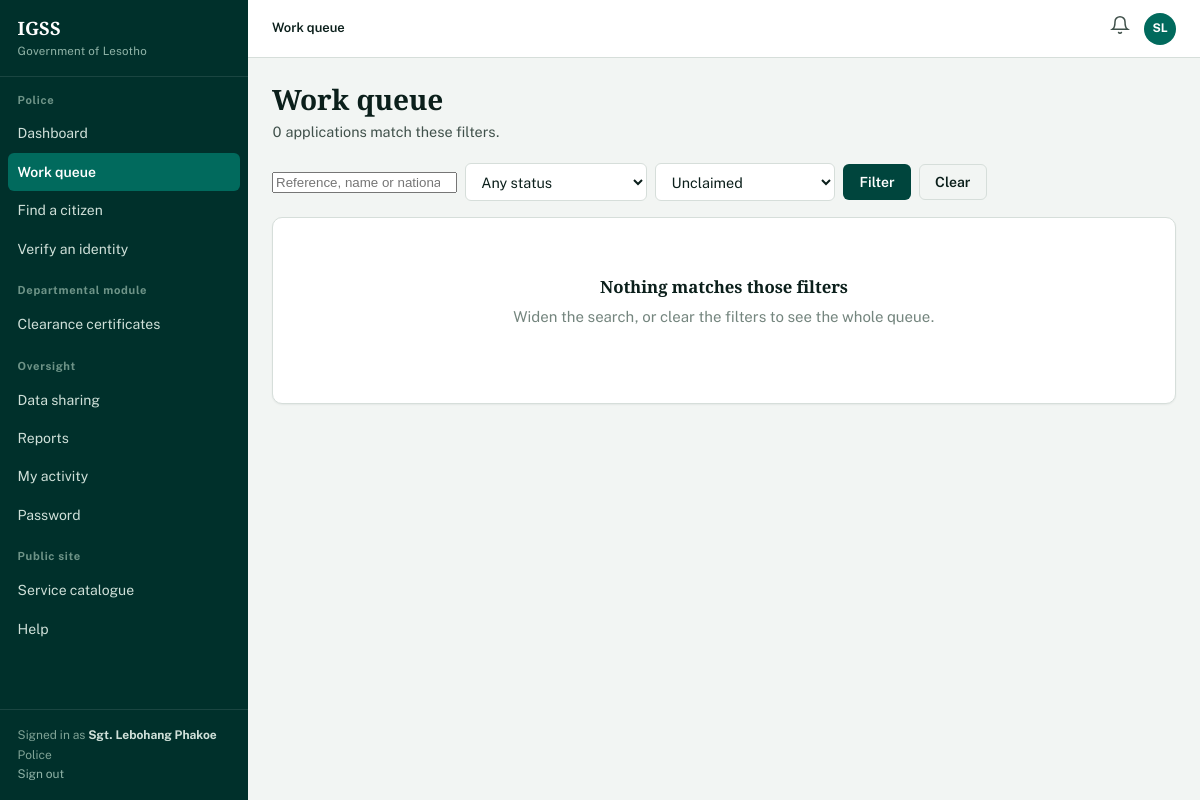
The app's page /staff/queue?scope=unassigned (signed in) with its own data.
### models.py (models this page shows, shortened)
class Department(db.Model):
    __tablename__ = "departments"
    id = db.Column(db.Integer, primary_key=True)
    code = db.Column(db.String(6), unique=True, nullable=False)
    name = db.Column(db.String(100), nullable=False)
    ministry = db.Column(db.String(120))
    description = db.Column(db.Text)
    contact_phone = db.Column(db.String(30))
    contact_email = db.Column(db.String(120))
    head_office = db.Column(db.String(120))
    employees = db.relationship("Employee", back_populates="department")
    services = db.relationship("Service", back_populates="department")
    applications = db.relationship("Application", back_populates="department")

class Employee(db.Model):
    __tablename__ = "employees"
    id = db.Column(db.Integer, primary_key=True)
    user_id = db.Column(db.Integer, db.ForeignKey("users.id"), unique=True)
    department_id = db.Column(db.Integer, db.ForeignKey("departments.id"))
    employee_no = db.Column(db.String(20), unique=True, nullable=False)
    full_name = db.Column(db.String(120), nullable=False)
    position = db.Column(db.String(80))
    office = db.Column(db.String(80))
    phone = db.Column(db.String(20))
    can_approve = db.Column(db.Boolean, default=False)
    is_manager = db.Column(db.Boolean, default=False)
    created_at = db.Column(db.DateTime, default=datetime.utcnow)
    user = db.relationship("User", back_populates="employee")
    department = db.relationship("Department", back_populates="employees")
    handled = db.relationship("Application", back_populates="officer",
                              foreign_keys="Application.officer_id")

### blueprints/employee.py (the view, shortened to what this page needs)
@employee_bp.route("/queue")
@employee_required
def queue():
    dept = _dept()
    status = request.args.get("status", "")
    scope = request.args.get("scope", "all")
    term = request.args.get("q", "").strip()
    query = Application.query
    if dept:
        query = query.filter_by(department_id=dept.id)
    if status:
        query = query.filter_by(status=status)
    if scope == "mine" and current_user.employee:
        query = query.filter_by(officer_id=current_user.employee.id)
    elif scope == "unassigned":
        query = query.filter(Application.officer_id.is_(None))
    items = query.order_by(Application.submitted_at.desc()).all()
    return render_template("employee/queue.html", applications=items,
                           status=status, scope=scope, term=term,
                           statuses=STATUS_FLOW, dept=dept)

### blueprints/employee.py (called while the page is built)
def _dept():
    if current_user.is_employee and current_user.employee:
        return current_user.employee.department
    return None

### models.py (called while the page is built)
@login_manager.user_loader
def load_user(user_id):
    return db.session.get(User, int(user_id))

    @property
    def is_citizen(self):
        return self.role == "citizen"

    @property
    def is_employee(self):
        return self.role == "employee"

    @property
    def display_name(self):
        if self.citizen:
            return f"{self.citizen.first_name} {self.citizen.last_name}"
        if self.employee:
            return self.employee.full_name
        return self.username

    @property
    def initials(self):
        parts = self.display_name.split()
        return "".join(p[0] for p in parts[:2]).upper() or "?"

    @property
    def unread_count(self):
        return sum(1 for n in self.notifications if not n.read)

### utils/security.py (called while the page is built)
def role_required(*roles):
    def decorator(view):
        @wraps(view)
        def wrapped(*args, **kwargs):
            if not current_user.is_authenticated:
                return redirect(url_for("auth.login", next=request.path))
            if current_user.role not in roles:
                flash("Your account does not have access to that area.", "danger")
                return redirect(url_for("main.home"))
            return view(*args, **kwargs)
        return wrapped
    return decorator

### templates/employee/queue.html (shortened to what this page needs)
{% extends "base.html" %}
{% from "partials/macros.html" import status_badge, empty %}
{% block crumb %}<strong>Work queue</strong>{% endblock %}
{% block sidebar %}{% include "partials/nav.html" %}{% endblock %}
{% block content %}
<div class="page-head"><div>
  <h1>Work queue</h1>
  <p class="lead">{{ applications|length }} application{{ '' if applications|length == 1 else 's' }}
     match these filters.</p>
</div></div>
<form method="get" class="filter-bar">
  <input type="search" name="q" value="{{ term }}"
         placeholder="Reference, name or national ID">
  <select name="status">
    <option value="">Any status</option>
  </select>
  <select name="scope">
    <option value="unassigned" {{ 'selected' if scope == 'unassigned' }}>Unclaimed</option>
  </select>
  <button class="btn btn-primary" type="submit">Filter</button>
  <a class="btn btn-outline" href="{{ url_for('employee.queue') }}">Clear</a>
</form>
<div class="panel">
  {% if applications %}
    <div class="table-wrap">
    <table class="records" id="queue-table">
      <thead><tr><th>Reference</th><th>Applicant</th><th>Service</th><th>Submitted</th>
        <th>Due</th><th>Status</th><th>Officer</th><th></th></tr></thead>
      <tbody>
        {% for a in applications %}
          <tr style="--stripe: {{ a.department.colour }}">
            <td class="mono-ref">{{ a.reference }}
              {% if a.priority == 'Urgent' %}<div class="small" style="color:var(--stop)">Urgent</div>{% endif %}</td>
            <td>{{ a.citizen.full_name }}<div class="small muted">{{ a.citizen.national_id }}</div></td>
            <td class="small">{{ a.service.name }}</td>
            <td class="small nowrap">{{ a.submitted_at.strftime('%d %b') }}</td>
            <td class="small nowrap">{{ a.due_date.strftime('%d %b') if a.due_date else '—' }}</td>
            <td>{{ status_badge(a.status, a.is_overdue) }}</td>
            <td class="small">{{ a.officer.full_name if a.officer else '—' }}</td>
            <td class="text-right nowrap">
              {% if not a.officer %}
                <form method="post" action="{{ url_for('employee.claim', app_id=a.id) }}" style="display:inline">
                  <button class="btn btn-straw btn-sm" type="submit">Claim</button>
                </form>
              {% endif %}
              <a class="btn btn-outline btn-sm" href="{{ url_for('employee.application_detail', app_id=a.id) }}">Open</a>
            </td>
          </tr>
        {% endfor %}
      </tbody>
    </table>
    </div>
  {% else %}
    <div class="panel-body">
      {{ empty("Nothing matches those filters", "Widen the search, or clear the filters to see the whole queue.") }}
    </div>
  {% endif %}
</div>
{% endblock %}

### templates/base.html (shortened to what this page needs)
<!DOCTYPE html>
<html lang="en">
<head>
<link rel="stylesheet" href="{{ url_for('static', filename='css/style.css') }}">
</head>
<body>
<div class="shell">
  <aside class="sidebar">
    <div class="sidebar-brand">
      <a href="{{ url_for('main.dashboard_router') }}" style="text-decoration:none">
        <span class="crest">{{ SYSTEM_SHORT }}</span>
        <span class="crest-sub">{{ ORGANISATION }}</span>
      </a>
    </div>
    {% block sidebar %}{% endblock %}
    <div class="sidebar-foot">
      Signed in as <strong style="color:#CFE0D9">{{ current_user.display_name }}</strong><br>
      {% if current_user.is_employee and current_user.employee and current_user.employee.department %}
        {{ current_user.employee.department.name }}<br>
      {% elif current_user.is_admin %}
        System administration<br>
      {% endif %}
      <a href="{{ url_for('auth.logout') }}" style="color:#8FB3A7">Sign out</a>
    </div>
  </aside>
  <div class="main">
    <header class="topbar">
      <div class="crumb">{% block crumb %}{% endblock %}</div>
      <div class="topbar-actions">
        <a class="bell" data-bell href="{{ url_for('citizen.notifications') }}"
           aria-label="Notifications" title="Notifications">
          <svg width="20" height="20" viewBox="0 0 24 24" fill="none"
               stroke="currentColor" stroke-width="1.8" stroke-linecap="round">
            <path d="M18 8A6 6 0 0 0 6 8c0 7-3 9-3 9h18s-3-2-3-9"/>
            <path d="M13.7 21a2 2 0 0 1-3.4 0"/>
          </svg>
        </a>
        <span class="avatar" title="{{ current_user.display_name }}">{{ current_user.initials }}</span>
      </div>
    </header>
    <main class="content">
      {% block content %}{% endblock %}
    </main>
  </div>
</div>
</body>
</html>

### templates/partials/nav.html (shortened to what this page needs)
{% set ep = request.endpoint %}
{% if current_user.is_citizen %}
  <div class="sidebar-section">My services</div>
  <ul class="sidebar-nav">
    <li><a href="{{ url_for('citizen.dashboard') }}" class="{{ 'active' if ep == 'citizen.dashboard' }}">Dashboard</a></li>
    <li><a href="{{ url_for('citizen.apply_catalogue') }}" class="{{ 'active' if ep in ['citizen.apply_catalogue','citizen.apply'] }}">Apply for a service</a></li>
    <li><a href="{{ url_for('citizen.applications') }}" class="{{ 'active' if ep in ['citizen.applications','citizen.application_detail'] }}">My applications</a></li>
    <li><a href="{{ url_for('citizen.payments') }}" class="{{ 'active' if ep in ['citizen.payments','citizen.receipt'] }}">Payments</a></li>
  </ul>
  <div class="sidebar-section">My profile</div>
  <ul class="sidebar-nav">
    <li><a href="{{ url_for('citizen.profile') }}" class="{{ 'active' if ep == 'citizen.profile' }}">Personal details</a></li>
    <li><a href="{{ url_for('citizen.records') }}" class="{{ 'active' if ep == 'citizen.records' }}">My records</a></li>
    <li><a href="{{ url_for('citizen.documents') }}" class="{{ 'active' if ep == 'citizen.documents' }}">Document wallet</a></li>
    <li><a href="{{ url_for('citizen.notifications') }}" class="{{ 'active' if ep == 'citizen.notifications' }}">Notifications
      {% if current_user.unread_count %}<span class="pill-count">{{ current_user.unread_count }}</span>{% endif %}</a></li>
    <li><a href="{{ url_for('auth.change_password') }}" class="{{ 'active' if ep == 'auth.change_password' }}">Password</a></li>
  </ul>
{% elif current_user.is_employee %}
  {% set dept = current_user.employee.department if current_user.employee else None %}
  <div class="sidebar-section">{{ dept.name if dept else 'Workspace' }}</div>
  <ul class="sidebar-nav">
    <li><a href="{{ url_for('employee.dashboard') }}" class="{{ 'active' if ep == 'employee.dashboard' }}">Dashboard</a></li>
    <li><a href="{{ url_for('employee.queue') }}" class="{{ 'active' if ep in ['employee.queue','employee.application_detail'] }}">Work queue</a></li>
    <li><a href="{{ url_for('employee.search') }}" class="{{ 'active' if ep in ['employee.search','employee.citizen_profile'] }}">Find a citizen</a></li>
    <li><a href="{{ url_for('employee.verify_identity') }}" class="{{ 'active' if ep == 'employee.verify_identity' }}">Verify an identity</a></li>
  </ul>
  {% if dept %}
    <div class="sidebar-section">Departmental module</div>
    <ul class="sidebar-nav">
      {% if dept.code == 'HA' %}
        <li><a href="{{ url_for('departments.home_affairs') }}" class="{{ 'active' if ep == 'departments.home_affairs' }}">Identity and civil register</a></li>
        <li><a href="{{ url_for('departments.passport') }}" class="{{ 'active' if ep == 'departments.passport' }}">Passport services</a></li>
      {% elif dept.code == 'PAS' %}
        <li><a href="{{ url_for('departments.passport') }}" class="{{ 'active' if ep == 'departments.passport' }}">Passport register</a></li>
      {% elif dept.code == 'POL' %}
        <li><a href="{{ url_for('departments.police') }}" class="{{ 'active' if ep == 'departments.police' }}">Clearance certificates</a></li>
      {% elif dept.code == 'TRF' %}
        <li><a href="{{ url_for('departments.traffic') }}" class="{{ 'active' if ep == 'departments.traffic' }}">Licences and vehicles</a></li>
      {% elif dept.code == 'FIN' %}
        <li><a href="{{ url_for('departments.finance') }}" class="{{ 'active' if ep == 'departments.finance' }}">Revenue and accounts</a></li>
      {% elif dept.code == 'PEN' %}
        <li><a href="{{ url_for('departments.pensions') }}" class="{{ 'active' if ep == 'departments.pensions' }}">Grants and payroll</a></li>
      {% endif %}
    </ul>
  {% endif %}
  <div class="sidebar-section">Oversight</div>
  <ul class="sidebar-nav">
    <li><a href="{{ url_for('employee.access_requests') }}" class="{{ 'active' if ep == 'employee.access_requests' }}">Data sharing</a></li>
    <li><a href="{{ url_for('employee.reports') }}" class="{{ 'active' if ep == 'employee.reports' }}">Reports</a></li>
    <li><a href="{{ url_for('employee.activity') }}" class="{{ 'active' if ep == 'employee.activity' }}">My activity</a></li>
    <li><a href="{{ url_for('auth.change_password') }}" class="{{ 'active' if ep == 'auth.change_password' }}">Password</a></li>
  </ul>
{% endif %}
<div class="sidebar-section">Public site</div>
<ul class="sidebar-nav">
  <li><a href="{{ url_for('main.services') }}">Service catalogue</a></li>
  <li><a href="{{ url_for('main.help_page') }}">Help</a></li>
</ul>

### records on screen
Department: name "Police", employee.department.name "Police"
Employee: display_name "Sgt. Lebohang Phakoe", initials "SL"

### other values on screen
{{ SYSTEM_SHORT }} "IGSS"
{{ ORGANISATION }} "Government of Lesotho"
{{ applications|length }} "0"
{{ '' if applications|length == 1 else 's' }} "s"
{{ heading }} "Nothing matches those filters"
{{ detail }} "Widen the search, or clear the filters to see the whole queue."
